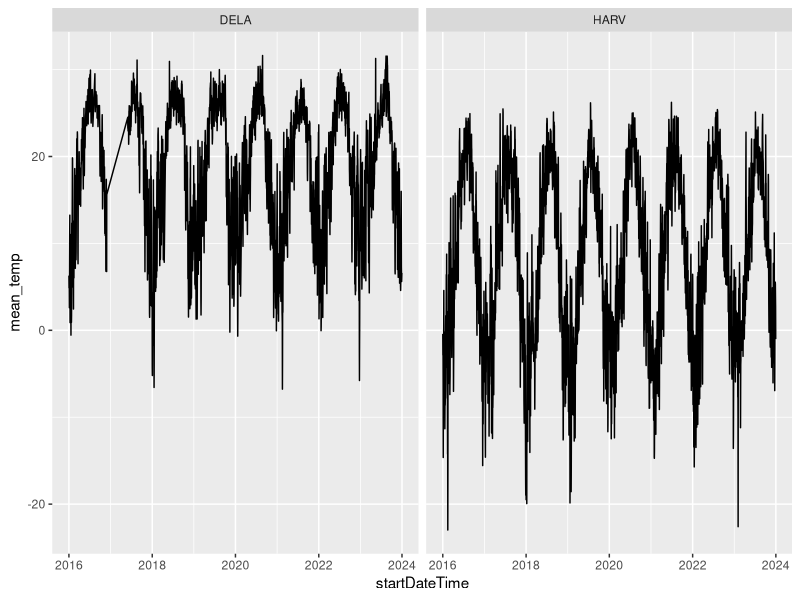
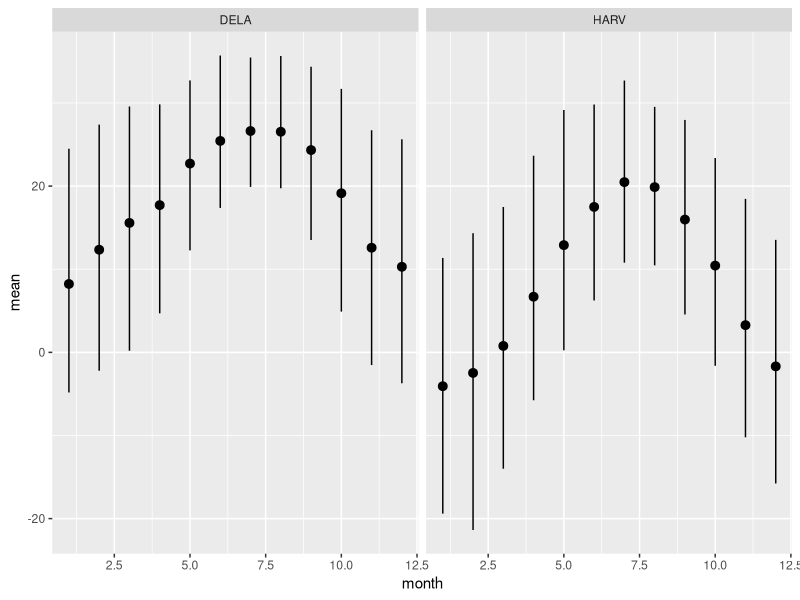

The R script that drew these images, in order:
## ---- chunk 1

#install.packages(dplyr)
#install.packages(ggplot2)
#install.packages(here)

library(tidyverse)
library(dplyr)
library(ggplot2)
library(here)

## ---- chunk 2

daily_temperature_data <- read.csv(here("data","processed","daily_temp_data.csv"))

daily_temperature_data <- daily_temperature_data |>
  mutate(
    startDateTime = as_date(startDateTime)
  )

monthly_temperature_data <- read.csv(here("data", "processed", "monthly_temp_data.csv"))

## ---- chunk 3

ggplot(
  daily_temperature_data,
  aes(
    x=startDateTime, 
    y=mean_temp)
  ) +
  facet_wrap(~siteID) +
  geom_line()

## ---- chunk 4
#TODO: make line graph similar to graph above but using monthly temperatures

## ---- chunk 5

# Summarize and group monthly temperature data

monthly_temp_range <- monthly_temperature_data |>
  group_by(siteID, month) |>
  summarize(
    mean = mean(mean_temp, na.rm = TRUE),
    max = mean(max_temp, na.rm = TRUE),
    min = mean(min_temp, na.rm = TRUE)
  )

ggplot(
  monthly_temp_range,
  aes(
    x = month,
    y = mean
  )) +
geom_pointrange(
  aes(
    ymin = min,
    ymax = max
  )
) +
  facet_wrap(~siteID)
